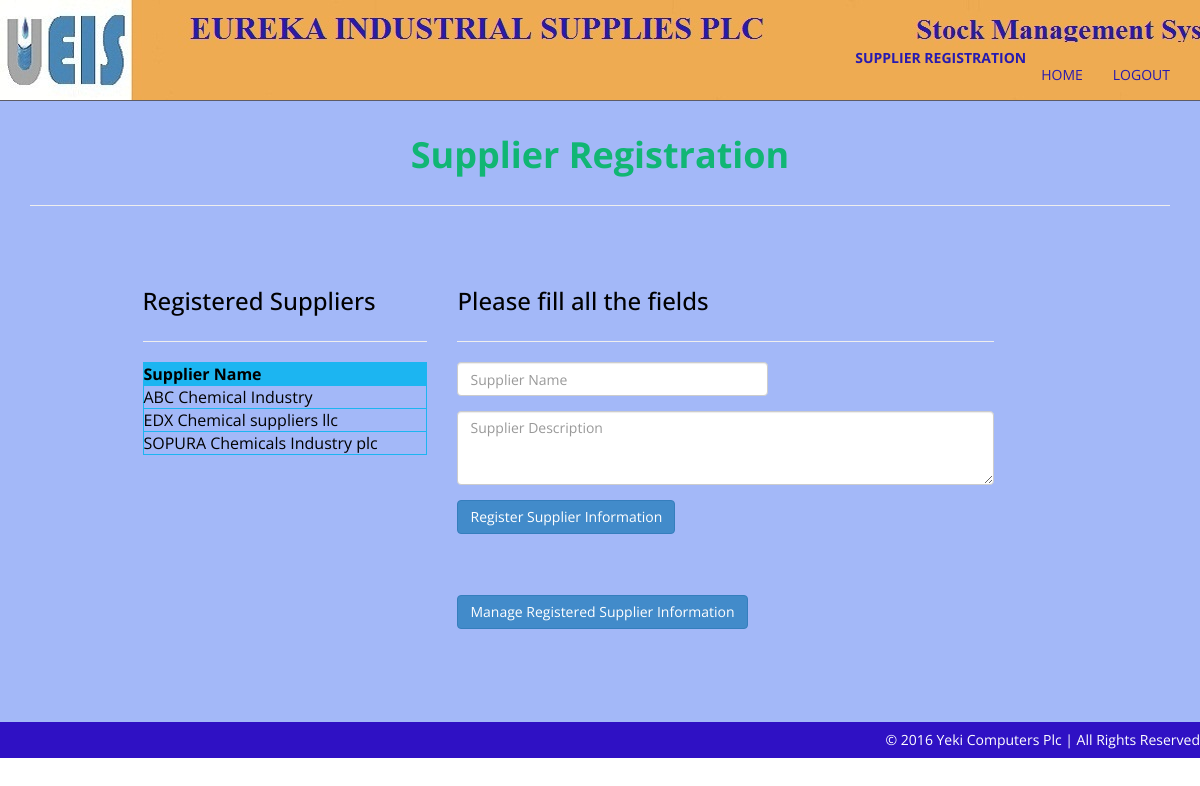
/Administrator/supplier.php, run on the app's committed database.
### tables this page shows
CREATE TABLE IF NOT EXISTS `supplier` (
  `SupplierId` int(11) NOT NULL AUTO_INCREMENT,
  `SupplierName` varchar(50) NOT NULL,
  `Description` varchar(100) DEFAULT NULL,
  PRIMARY KEY (`SupplierId`)
);

### Administrator/supplier.php (the view, shortened to what this page needs)
<html lang="en">
<head>
    <link href="assets/css/bootstrap.css" rel="stylesheet" />
    <link href="assets/css/font-awesome.min.css" rel="stylesheet" />
    <link href="assets/css/style.css" rel="stylesheet" />
</head>
<body>
    <div class="navbar navbar-inverse navbar-fixed-top">
        <div class="container">
            <div class="navbar-header">
                <a class="navbar-brand" href="#">&nbsp;&nbsp;&nbsp;&nbsp;&nbsp;&nbsp;&nbsp;&nbsp;&nbsp;&nbsp;&nbsp;&nbsp;&nbsp;&nbsp;&nbsp;&nbsp;&nbsp;&nbsp;&nbsp;&nbsp;
                                                 &nbsp;&nbsp;&nbsp;&nbsp;&nbsp;&nbsp;&nbsp;&nbsp;&nbsp;&nbsp;&nbsp;&nbsp;&nbsp;&nbsp;&nbsp;&nbsp;</a>
            </div>
            <div class="navbar-collapse collapse">
                <ul class="nav navbar-nav navbar-right">
		    <li><strong><a href="supplier.php">SUPPLIER REGISTRATION</a></strong></li>
                    <li><a href="index.php">HOME</a></li>
                    <li><a href="logout.php">LOGOUT</a></li>
                </ul>
            </div>
        </div>
    </div>
    <div id="about-section">
        <div class="container" >
            <div class="row main-top-margin text-center" data-scrollreveal="enter top and move 100px, wait 0.3s">
                <div class="col-md-8 col-md-offset-2 ">
                   <h1>Supplier Registration</h1>
                </div>
            </div>
             <hr />
            <div class="row main-low-margin" >
                <div class="col-md-10  col-md-offset-1 ">
                <div class="col-md-4 col-sm-4" data-scrollreveal="enter left and move 100px, wait 0.8s">
                    <h3>Registered Suppliers</h3>
                        <hr />
	      <div style="overflow:scroll; width:100%;height:290px" >
        <table width="100%" border="0" cellspacing="0" cellpadding="0" align="center">
        <tr>
          <td>
          <table width="100%" border="1" bordercolor="#1CB5F1" >
<tr>
<th bgcolor="#1CB5F1" ><div align="left" ><strong>Supplier Name&nbsp;&nbsp;</strong></div></th>
</tr>
<?php
include_once("eurekastock.php");
$sql = "select * from supplier ORDER BY supplier.SupplierName";
$result = mysqli_query($con,$sql) or die(mysqli_error($con));
while($row = mysqli_fetch_array($result))
{
$SupplierName=$row['SupplierName'];
?>
<tr>
<td><div align="left"><?php echo $SupplierName;?></div></td>
</tr>
<?php
}
?>
</table>
          </td>
        </tr>
      </table>
  </div>
                </div>
                <div class="col-md-6  " data-scrollreveal="enter right and move 100px, wait 0.4s">
                        <h3>Please fill all the fields</h3>
                        <hr />
			<form id="form1" name="form1" method="post" action="RegisterSupplier.php">
			    <div class="row">
				<div class="col-md-6">
                                    <div class="form-group">
                                        <input type="text" class="form-control" required="required" placeholder="Supplier Name" name="txtSupplier" id="txtSupplier" size="35">
				    </div>
                                </div>
                            </div>
                            <div class="row">
                                <div class="col-md-12 ">
                                    <div class="form-group">
                                        <textarea name="txtDescription" id="txtDescription" required="required" class="form-control" rows="3"  placeholder="Supplier Description"></textarea>
                                    </div>
                                </div>
                            </div>
                            <div class="row">
                                <div class="col-md-12 ">
                                    <div class="form-group">
                                        <button type="submit" class="btn btn-primary" name="button" id="button">Register Supplier Information</button>
                                    </div>
                                </div>
                            </div>
                       </form>
                        <br>
			<br>
                       <form id="form2" name="form1" method="post" action="ManageSupplier.php">
                            <div class="row">
                                <div class="col-md-12 ">
                                    <div class="form-group">
                                        <button type="submit" class="btn btn-primary" name="button" id="button">Manage Registered Supplier Information</button>
                                    </div>
                                </div>
                            </div>
                       </form>
                   </div>
                </div>
            </div>
       </div>
<br>
<br>
<br>
<br>
    <div id="footer">
        <div class="container">
            <div class="row ">
                &copy; 2016 Yeki Computers Plc | All Rights Reserved
            </div>
        </div>
    </div>
</body>
</html>

### Administrator/assets/css/style.css (style rules this page uses)
body { font-family:'Open Sans', sans-serif; font-weight: 400; font-size: 14px; color: #000; margin-top: 40px; line-height:16px; }
h1, h2, h3, h4, h5, h6 { font-family:'Open Sans', sans-serif; font-weight: 500; line-height:40px; }
h1 { color:#11B674; font-weight: 700; }
.text-center { text-align: center; }
.main-top-margin { margin-top: 75px; }
.main-low-margin { margin-top: 55px; }
a,a:hover { text-decoration:none; }
#about-section { background-color: #A3B8F8; }
.navbar { font-size: 14px; }
.navbar-inverse { background: #F0AC51 url("../img/navbar.jpg") 0 0 no-repeat; border-color: #5D5B66; }
.navbar-inverse .navbar-brand { color: #281aaf; font-weight: bolder; font-size: 25px; font-weight:900; letter-spacing: 2px; }
.navbar-inverse .navbar-nav > li > a { color: #281aaf; }
#footer { background-color: #2F11C4; color: #fff; text-align: right; padding: 10px 30px 10px 30px; }

### data on the page
supplier: SupplierName "ABC Chemical Industry"
supplier: SupplierName "EDX Chemical suppliers llc"
supplier: SupplierName "SOPURA Chemicals Industry plc"
